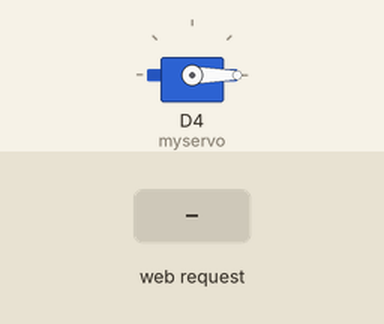
This sketch was run on a simulated ESP8266 (NodeMCU). On the bench: servo. The inputs (shaded band) are chosen by the test bench. WiFi joins after 1.5 s; servers stay silent unless stated; what the sketch prints to the serial monitor is not drawn.

Above: at 3.7 s.
3.8 s: HTTP request GET /sendValue?degrees=120 received
At 6.3 s:
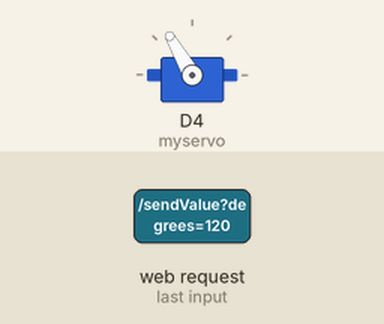
10.6 s: HTTP request GET /sendValue?degrees=0 received
At 12.4 s:
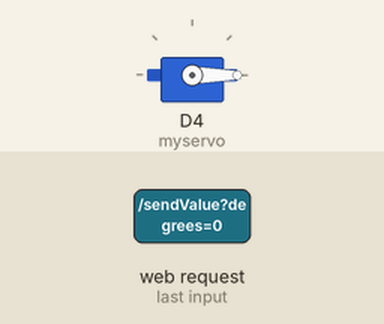
13.8 s: HTTP request GET /sendQuaydongco?degrees=120 received
At 17.4 s:
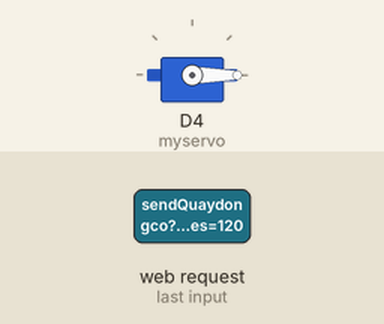
Timing chart, 0 to 26.6 s (numbered marks = the images above; inputs shaded):
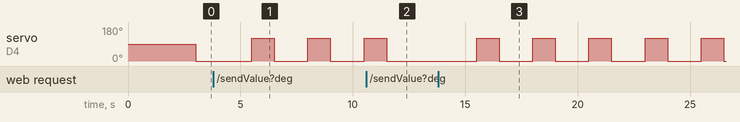

The sketch:

Wifi_button_send_deg.ino
```cpp
// ĐỘNG CƠ SERVO
// Chọn esp8266 => NodeMCU 1.0 (ESP-12E Module)
#include <Servo.h>
Servo myservo;

// Wifi Nên cắm ở cổng bên trái của máy tính (cổng bên trái và phía trên gần với màn hình) thì nó mới nhận
#include <ESP8266WiFi.h>
#include <ESP8266WebServer.h>
// Servo dây cam nối với D4 của wifi , dây đỏ nối 3V3 của wifi, dây đà nối GND của wifi
ESP8266WebServer server(80);

// Đối với wifi khi setup cổng thì cần thêm A với D ví dụ A0, D4
// Cảm biến dò Line
// int SensorLine = D3; // D0 nối với chân số D3 của wifi (1 là đen , 0 là trắng) , VCC nối 3V3 của wifi, GND nối GND của wifi
int SensorLine = A0; // A0 Chân đọc giá trị của cảm biến dò line (1024 là đen , 0 là trắng)
// Đổi chân ở đây thì đổi ở dưới handleReadSerial nữa
int LineSensorValue = 0;
// + A0
//     + Đen là 1
//     + Trắng là 0
// + D0
//     + Đen là 1024
//     + Trắng là 0

void setup() {
  Serial.begin(9600);
  delay(1000);
  WiFi.begin("OPPO Reno", "vanmanh999"); //SSID && Pasword
  while (WiFi.waitForConnectResult() != WL_CONNECTED) {
    Serial.println("Connecting...");
  }
  Serial.println("IP: ");
  Serial.println(WiFi.localIP());
  server.on("/", [] {
    server.send(200, "text/html",
                "<!DOCTYPE html>"
                "<html>"
                "<head>"
                "<title>Serial Monitor</title>"
                "<script>"
                "window.onload = function() {"
                "readSerial();"
                "};"
                "function readSerial() {"
                "var serialMonitor = document.getElementById('serialMonitor');"
                "var xhttp = new XMLHttpRequest();"
                "xhttp.onreadystatechange = function() {"
                "if (this.readyState == 4 && this.status == 200) {"
                "serialMonitor.value = this.responseText;"
                "serialMonitor.scrollTop = serialMonitor.scrollHeight;"
                "setTimeout(readSerial, 500);"
                "}"
                "};"
                "xhttp.open('GET', 'readSerial', true);"
                "xhttp.send();"
                "}"
                "function sendValue(){"
                "var degreesInput = document.getElementById('degrees');"
                "var xhttp2 =  new XMLHttpRequest();"
                "var degrees = degreesInput.value;"
                "xhttp2.open('POST', 'sendValue', true);"
                "xhttp2.setRequestHeader('Content-type', 'application/x-www-form-urlencoded');"
                "xhttp2.send('degrees=' + degrees);"
                "}"

                "function quaydongco(deg){"
                "var degreesInput = document.getElementById('degrees');"
                "degreesInput.value = deg;"

                "var xhttp2 =  new XMLHttpRequest();"
                "var degrees = deg;"
                "xhttp2.open('POST', 'sendQuaydongco', true);"
                "xhttp2.setRequestHeader('Content-type', 'application/x-www-form-urlencoded');"
                "xhttp2.send('degrees=' + degrees);"
                "}"

                "</script>"
                "</head>"
                "<body>"

                "<label>Value Sensor</label><br>"
                "<input type='text' id='serialMonitor'>"
                "<br><br>"
                "<label>Degrees : </label>"
                "<input type='text' name='degrees' id = 'degrees'>"
                "<input type='button' value='Send' onclick = sendValue()>"

                "<br>"
                "<br>"
                "<button style='margin-right:30px' onclick = quaydongco(30) >30 deg</button>"
                "<button style='margin-right:30px' onclick = quaydongco(60) >60 deg</button>"
                "<button style='margin-right:30px' onclick = quaydongco(90) >90 deg</button>"
                "<button style='margin-right:30px' onclick = quaydongco(180) >180 deg</button>"
                "</body>"

                "</html>");
  });


//
//                "<label>Value Line Sensor</label><br>"
//                "<textarea id='serialMonitor' style='font-family: monospace; width: 100%; height: 300px; white-space: pre; '></textarea>"
//                "<label>Degrees : </label>"
//                "<input type='text' name='degrees' id = 'degrees'>"
//                "<input type='button' value='Send' onclick = sendValue()>"
  // myservo.attach(D4); // D4 của wifi
  myservo.attach(D4, 500, 2400); // fix không quay đủ 180 độ
  pinMode(SensorLine, INPUT); // D0 hay A0 thì cũng để như thế này
  // D0 Thêm setup nếu dùng D0 => D3 , còn nếu dùng A0 thì không cần
  // A0 Chân analog cũng có thể setup pinMode (có mấy cái không cần setup cũng được)
  setupRoutes();
  server.begin();  // Bắt đầu web server
}

// Gửi giá trị đọc được từ cảm biến lên web
void handleReadSerial() {
  // LineSensorValue = digitalRead(SensorLine); // D0 nối với D3 wifi
  LineSensorValue = analogRead(SensorLine); // A0 nối với A0 wifi
  server.send(200, "text/plain", String(LineSensorValue) + "\n");
}

// Nhận giá trị độ từ web để điều khiển servo
int receivedValue = 0;
void handleSendValue() {
  if (server.hasArg("degrees")) {
    receivedValue = server.arg("degrees").toInt();
  }
}

// Nhận giá trị từ button
void handleSendQuaydongco() {
  if (server.hasArg("degrees")) {
    receivedValue = server.arg("degrees").toInt();
  }
}

void setupRoutes() {
  server.on("/readSerial", handleReadSerial);
  server.on("/sendValue", handleSendValue);
  server.on("/sendQuaydongco", handleSendQuaydongco);
}
void loop() {
  // Xử lý các yêu cầu từ client
  server.handleClient();
  delay(500);  // Đợi để hệ thống xử lý các yêu cầu khác
  if (true) {
    //quay servo thuận theo góc INPUT
    myservo.write(receivedValue);
    delay(1000);
    //chỉnh servo về vị trí 0 độ
    myservo.write(0);
    delay(1000);
  }
}
```

Measured:
- after the input at 3.8 s, servo on D4 (myservo): alternates 120° for 1.0 s and 0° for 1.5 s, starting after 1.7 s
- after the input at 10.6 s, servo on D4 (myservo): goes on until 11.5 s, then stays 0°
- after the input at 13.8 s, servo on D4 (myservo): alternates 120° for 1.0 s and 0° for 1.5 s, starting after 1.7 s
